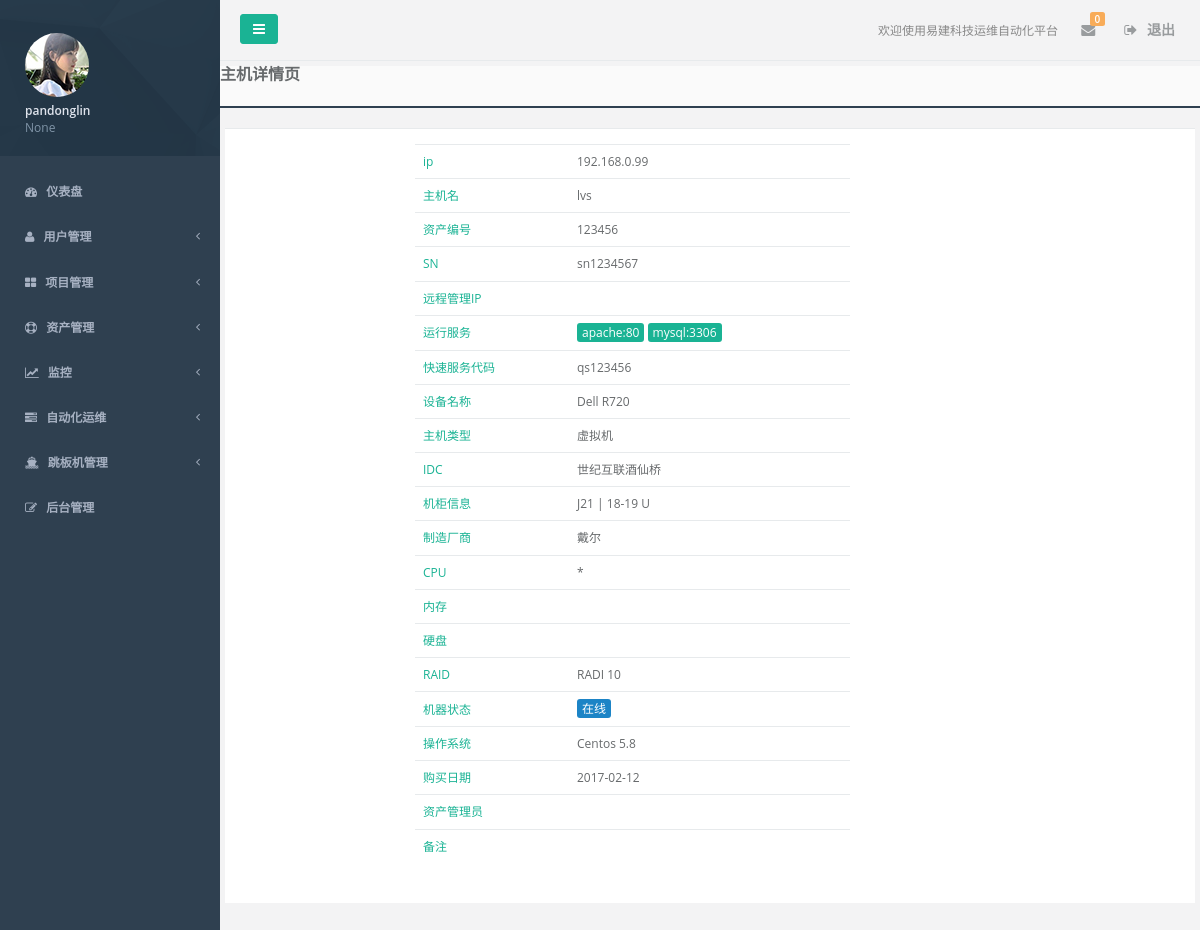
Screenshot of /assets/host_detail/2/ (signed in) with the database file from the repository.
### accounts/models.py (models this page shows, shortened)
class UserProfile(AbstractBaseUser):
    email = models.EmailField(
        verbose_name='email address',
        max_length=255,
        unique=True,
    )
    name = models.CharField(max_length=32, unique=True, verbose_name="姓名")
    is_active = models.BooleanField(default=True)
    is_admin = models.BooleanField(default=False, verbose_name="管理员")
    token = models.CharField(max_length=128, blank=True, null=True, verbose_name='用户token')
    user_key = models.CharField(max_length=100, default=RandomCode.random_code(100), verbose_name='用户key')
    department = models.CharField(max_length=32, blank=True, null=True, verbose_name='部门')
    tel = models.CharField(max_length=32, blank=True, null=True, verbose_name='座机')
    mobile = models.CharField(max_length=32, verbose_name='手机')
    role = models.ManyToManyField('Role')
    memo = models.TextField(blank=True, null=True, verbose_name='备注')
    USERNAME_FIELD = 'email'
    REQUIRED_FIELDS = ['name']
    objects = UserProfileManager()
    class Meta:
        verbose_name = '用户'
        verbose_name_plural = verbose_name

### assets/models.py (models this page shows, shortened)
class Host(models.Model):
    device_type_choices = (
        (0, "Dell R510"),
        (1, "Dell R620"),
        (2, "Dell R710"),
        (3, "Dell R720"),
        (4, "Dell R720xd"),
        )
    raid_type_choices = (
        (0, 'RADI 0'),
        (1, 'RADI 1'),
        (2, 'RADI 5'),
        (3, 'RADI 10'),
    )
    status_choices = (
        (0, "在线"),
        (1, "下线"),
        (2, "故障"),
        (3, "备用"),
        (4, "未知"),
    )
    ip = models.GenericIPAddressField(unique=True, verbose_name='IP')
    hostname = models.CharField(max_length=64, null=True, blank=True, verbose_name="主机名")
    sn = models.CharField(max_length=64, null=True, blank=True, verbose_name="sn")
    number = models.CharField(max_length=64, null=True, blank=True, verbose_name='资产编号')
    qs = models.CharField(max_length=64, null=True, blank=True, verbose_name="快速服务代码")
    asset_name = models.SmallIntegerField(choices=device_type_choices, default=3, verbose_name='设备名称')
    os_type = models.ForeignKey('System', null=True, blank=True, verbose_name="操作系统")
    manufactory = models.ForeignKey('Manufactory', null=True, blank=True, verbose_name="制造厂商")
    raid_type = models.SmallIntegerField(choices=raid_type_choices, default=3, verbose_name="RAID类型")
    management_ip = models.GenericIPAddressField(unique=True, null=True, blank=True, verbose_name='管理IP')
    idc = models.ForeignKey('IDC', null=True, blank=True, verbose_name='IDC机房')
    cabinet = models.CharField(max_length=32, null=True, blank=True, verbose_name='机柜号')
    host_cabinet_id = models.CharField(max_length=32, null=True, blank=True, verbose_name='机器位置')
    status = models.SmallIntegerField(choices=status_choices, default=0, verbose_name="设备状态")
    is_virtual = models.BooleanField(default=False, verbose_name="虚拟机")
    parent_host = models.ForeignKey('self', related_name='parent_level', null=True, blank=True, verbose_name="宿主机")
    admin = models.CharField(max_length=32, null=True, blank=True, verbose_name='资产管理员')
    buy_date = models.DateField(null=True, blank=True, verbose_name="购买时间")
    create_date = models.DateTimeField(blank=True, auto_now_add=True, verbose_name="创建时间")
    update_date = models.DateTimeField(blank=True, auto_now=True, verbose_name="最近修改时间")
    memo = models.TextField(null=True, blank=True, verbose_name='备注')
    class Meta:
        verbose_name = "主机"
        verbose_name_plural = verbose_name

class Service(models.Model):
    host = models.ManyToManyField('Host')
    name = models.CharField(max_length=64, verbose_name='服务名')
    port = models.IntegerField(verbose_name="端口")
    memo = models.TextField(blank=True, null=True, verbose_name='备注')
    class Meta:
        verbose_name = '服务'
        verbose_name_plural = verbose_name
        unique_together = ("name", "port")

class IDC(models.Model):
    name = models.CharField(max_length=64, verbose_name='IDC名称')
    staff = models.CharField(max_length=32, verbose_name='客服')
    phone = models.CharField(max_length=32, verbose_name="IDC联系电话")
    address = models.CharField(max_length=128, verbose_name="IDC地址")
    memo = models.CharField(max_length=128, null=True, blank=True, verbose_name='备注')
    class Meta:
        unique_together = ('name', 'staff')
        verbose_name = 'IDC'
        verbose_name_plural = verbose_name

class Manufactory(models.Model):
    name = models.CharField(max_length=64, unique=True, verbose_name='制造厂商')
    staff = models.CharField(max_length=32, blank=True, null=True, verbose_name='售后联系方式')
    memo = models.TextField(blank=True, null=True, verbose_name='备注')
    class Meta:
        verbose_name = '制造厂商'
        verbose_name_plural = verbose_name

class System(models.Model):
    system_os_choice = (
        (0, "Centos"),
        (1, "Window"),
    )
    name = models.SmallIntegerField(choices=system_os_choice, default=0, verbose_name="系统类型")
    version = models.CharField(max_length=32, verbose_name="系统版本号")
    def __str__(self):
        if self.name == 0:
            return "Centos %s" % self.version
        else:
            return "Window %s" % self.version
    class Meta:
        verbose_name = "操作系统"
        verbose_name_plural = verbose_name

### assets/views.py (the view)
# urls.py: url(r'^host_detail/(?P<host_id>\d+)/', views.host_detail, name='host_detail'),
@login_required
def host_detail(request, host_id):
    status = models.Host.status_choices
    host_obj = get_object_or_404(models.Host, id=host_id)
    return render(request, 'assets/host_detail.html', locals())

### accounts/context_processors.py (called while the page is built)
def global_setting(request):
    return locals()

### assets/templatetags/utils.py (called while the page is built)
@register.filter
def make_null(args):
    return ''

### templates/assets/host_detail.html (shortened to what this page needs)
{% extends 'base.html' %}
{% load utils %}
{% block content %}
    <div class="content-tabs">
        <h3><strong>主机详情页</strong></h3>
    </div>
    <div class="wrapper wrapper-content animated fadeInRight">
        <div class="ibox float-e-margins row">
            <div class="ibox-content col-sm-12">
                <div class="text-left col-sm-6 col-sm-offset-2">
                    <table class="table">
                        <tr>
                            <td class="text-navy">ip</td>
                            <td>{{ host_obj.ip }}</td>
                        </tr>
                        <tr>
                            <td class="text-navy">主机名</td>
                            <td>{{ host_obj.hostname }}</td>
                        </tr>
                        <tr>
                            <td class="text-navy">资产编号</td>
                            <td>{{ host_obj.number }} </td>
                        </tr>
                        <tr>
                            <td class="text-navy">SN</td>
                            <td>{{ host_obj.sn }}</td>
                        </tr>
                        <tr>
                            <td class="text-navy">远程管理IP</td>
                            <td>{{ host_obj.management_ip|make_null }}</td>
                        </tr>
                        <tr>
                            <td class="text-navy">运行服务</td>
                            <td>
                                {% for i in host_obj.service_set.all %}
                                    <span class="btn-xs btn-primary">{{ i.name }}:{{ i.port }}</span>
                                {% endfor %}
                            </td>
                        </tr>
                        <tr>
                            <td class="text-navy">快速服务代码</td>
                            <td>{{ host_obj.qs }} </td>
                        </tr>
                        <tr>
                            <td class="text-navy">设备名称</td>
                            <td>{{ host_obj.get_asset_name_display }}</td>
                        </tr>
                        <tr>
                            <td class="text-navy">主机类型</td>
                            {% if host_obj.is_virtual %}
                                <td>虚拟机</td>
                            {% else %}
                                <td>物理机</td>
                            {% endif %}
                        </tr>
                        <tr>
                            <td class="text-navy">IDC</td>
                            <td>{{ host_obj.idc.name }}</td>
                        </tr>
                        <tr>
                            <td class="text-navy">机柜信息</td>
                            <td>{{ host_obj.cabinet }} | {{ host_obj.host_cabinet_id }} U</td>
                        </tr>
                        <tr>
                            <td class="text-navy">制造厂商</td>
                            <td>{{ host_obj.manufactory.name }}</td>
                        </tr>
                        <tr>
                            <td class="text-navy">CPU</td>
                            <td>{{ host_obj.cpu.model }} {{ host_obj.cpu.cpu_core_count }}
                                * {{ host_obj.cpu.cpu_count }}</td>
                        </tr>
                        <tr>
                            <td class="text-navy">内存</td>
                            <td></td>
                        </tr>
                        <tr>
                            <td class="text-navy">硬盘</td>
                            <td></td>
                        </tr>
                        <tr>
                            <td class="text-navy">RAID</td>
                            <td> {{ host_obj.get_raid_type_display }}</td>
                        </tr>
                        <tr>
                            <td class="text-navy">机器状态</td>
                            <td class="">
                                {% if host_obj.status == 0 %}
                                    <span class="btn-xs btn-success">{{ host_obj.get_status_display }}</span>
                                {% else %}
                                    <span class="btn-xs btn-danger">{{ host_obj.get_status_display }}</span>
                                {% endif %}
                            </td>
                        </tr>
                        <tr>
                            <td class="text-navy">操作系统</td>
                            <td>{{ host_obj.os_type }}</td>
                        </tr>
                        <tr>
                            <td class="text-navy">购买日期</td>
                            <td>{{ host_obj.buy_date|date:'Y-m-d' }}</td>
                        </tr>
                        <tr>
                            <td class="text-navy">资产管理员</td>
                            <td>{{ host_obj.admin|make_null }}</td>
                        </tr>
                        <tr>
                            <td class="text-navy">备注</td>
                            <td>{{ host_obj.memo }}</td>
                        </tr>
                    </table>
                </div>
            </div>
        </div>
    </div>
{% endblock %}

### templates/base.html (shortened to what this page needs)
<!DOCTYPE html>
<html lang="en">
<head>
    <link href="/static/css/bootstrap.min.css" rel="stylesheet">
    <link href="/static/css/font-awesome.min.css" rel="stylesheet">
    <link href="/static/css/animate.min.css" rel="stylesheet">
    <link href="/static/css/style.min.css" rel="stylesheet">
    <link href="/static/css/plugins/sweetalert/sweetalert.css" rel="stylesheet">
</head>
<body class="fixed-sidebar full-height-layout gray-bg" style="overflow:hidden">
<div id="wrapper">
    <nav class="navbar-default navbar-static-side" role="navigation">
        <div class="sidebar-collapse">
            <ul class="nav" id="side-menu">
                <li class="nav-header">
                    <div class="dropdown profile-element">
                        <span><img alt="image" class="img-circle" src="/static/img/profile_small.jpg"/></span>
                        <a data-toggle="dropdown" class="dropdown-toggle" href="#">
                            <span class="clear">
                                <span class="block m-t-xs">
                                    <strong class="font-bold">{{ request.user.name }}</strong>
                                </span>
                                <span class="text-muted text-xs block">{{ request.user.department }}</span>
                            </span>
                        </a>
                    </div>
                </li>
                {% include 'nav_left.html' %}
                <li style="height: 20px;">
                </li>
            </ul>
        </div>
    </nav>
    <div id="page-wrapper" class="gray-bg dashbard-1">
        {% include 'nav_right.html' %}
        {% block content %}
        {% endblock %}
    </div>
</div>
</body>
</html>

### rows the page displays
UserProfile: user.name "pandonglin", user.department "None"
Host: ip "192.168.0.99", hostname "lvs", number "123456", sn "sn1234567", qs "qs123456", asset_name "Dell R720", idc.name "世纪互联酒仙桥", cabinet "J21", host_cabinet_id "18-19", manufactory.name "戴尔", raid_type "RADI 10", status "在线", os_type "Centos 5.8", buy_date "2017-02-12"
Service: name "apache", port "80"
Service: name "mysql", port "3306"
